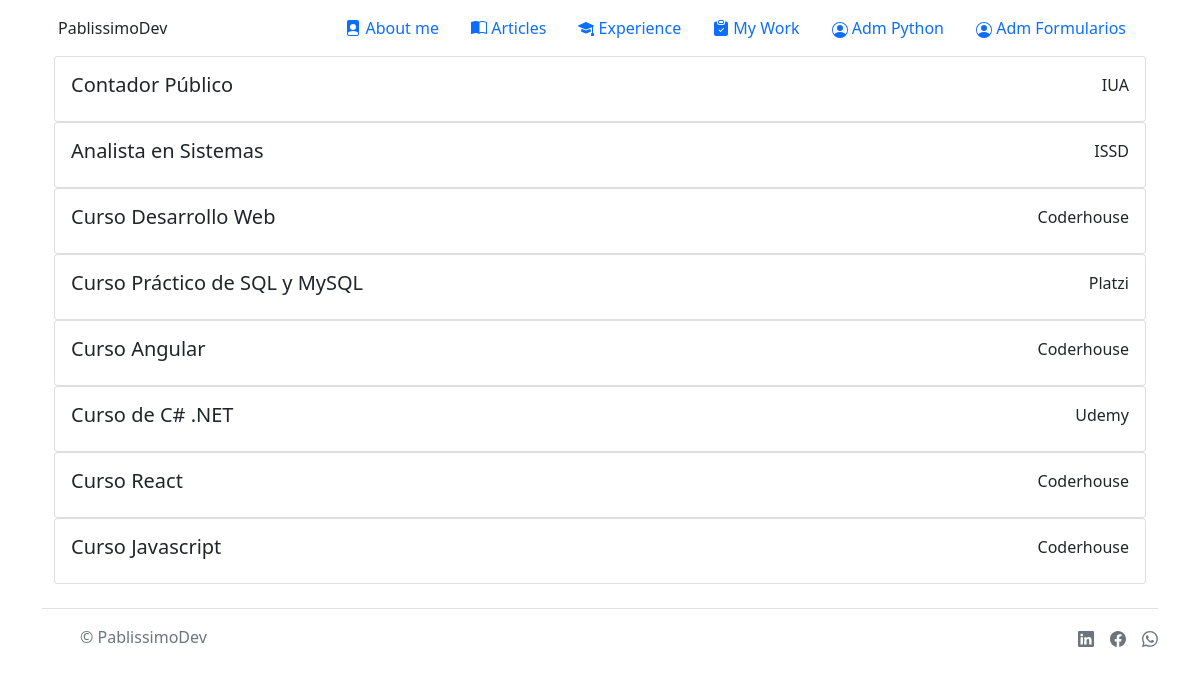
The app's page /experience/ with its own data.
### core/models.py (models this page shows, shortened)
class Experience(models.Model):
    experience_name = models.CharField(max_length=50)
    experience_institution = models.CharField(max_length=50)

### core/views.py (the view)
# urls.py: path('experience/', views.experience, name="Experience"),
def experience(request):
    experience_list = Experience.objects.all()
    return render(request, "experience.html",{"experience_list": experience_list})

### app/templates/experience.html (shortened to what this page needs)
{% extends 'base.html' %}
{% load static %}
{% block main %}
<div class="container">
    <div class="row align-items-start">
        {% for item in experience_list %}
        <div class="card-group">
            <div class="card d-flex">
                <div class="card-body d-flex ">
                <h5 class="card-title flex-grow-1">{{item.experience_name}}</h5>
                <p class="card-text">{{item.experience_institution}}</p>
                </div>
            </div>
        </div>
        {% endfor %}
    </div>
</div>
{% endblock main %}

### records on screen
Experience: experience_name "Contador Público", experience_institution "IUA"
Experience: experience_name "Analista en Sistemas", experience_institution "ISSD"
Experience: experience_name "Curso Desarrollo Web", experience_institution "Coderhouse"
Experience: experience_name "Curso Práctico de SQL y MySQL", experience_institution "Platzi"
Experience: experience_name "Curso Angular", experience_institution "Coderhouse"
Experience: experience_name "Curso de C# .NET", experience_institution "Udemy"
Experience: experience_name "Curso React", experience_institution "Coderhouse"
Experience: experience_name "Curso Javascript", experience_institution "Coderhouse"
